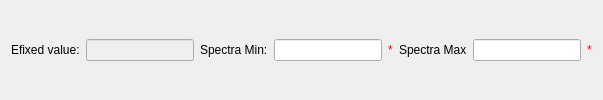
            <widget class="QWidget" name="page_8">
             <layout class="QHBoxLayout" name="horizontalLayout_4">
              <item>
               <widget class="QLabel" name="lbEFixed">
                <property name="text">
                 <string>Efixed value:</string>
                </property>
                <property name="buddy">
                 <cstring>leEfixed</cstring>
                </property>
               </widget>
              </item>
              <item>
               <widget class="QLineEdit" name="leEfixed">
                <property name="enabled">
                 <bool>false</bool>
                </property>
                <property name="toolTip">
                 <string>Value of Efixed for conversion from time to energy.</string>
                </property>
               </widget>
              </item>
              <item>
               <widget class="QLabel" name="lbSpectraMin">
                <property name="text">
                 <string>Spectra Min:</string>
                </property>
                <property name="buddy">
                 <cstring>leSpectraMin</cstring>
                </property>
               </widget>
              </item>
              <item>
               <widget class="QLineEdit" name="leSpectraMin">
                <property name="toolTip">
                 <string>Minimum spectra number for data.</string>
                </property>
               </widget>
              </item>
              <item>
               <widget class="QLabel" name="valSpectraMin">
                <property name="styleSheet">
                 <string notr="true">color: rgb(255, 0, 4)</string>
                </property>
                <property name="text">
                 <string>*</string>
                </property>
               </widget>
              </item>
              <item>
               <widget class="QLabel" name="lbSpectraMax">
                <property name="text">
                 <string>Spectra Max</string>
                </property>
                <property name="buddy">
                 <cstring>leSpectraMax</cstring>
                </property>
               </widget>
              </item>
              <item>
               <widget class="QLineEdit" name="leSpectraMax">
                <property name="toolTip">
                 <string>Maximum spectra number for data.</string>
                </property>
               </widget>
              </item>
              <item>
               <widget class="QLabel" name="valSpectraMax">
                <property name="styleSheet">
                 <string notr="true">color: rgb(255, 0, 4)</string>
                </property>
                <property name="text">
                 <string>*</string>
                </property>
               </widget>
              </item>
             </layout>
            </widget>
